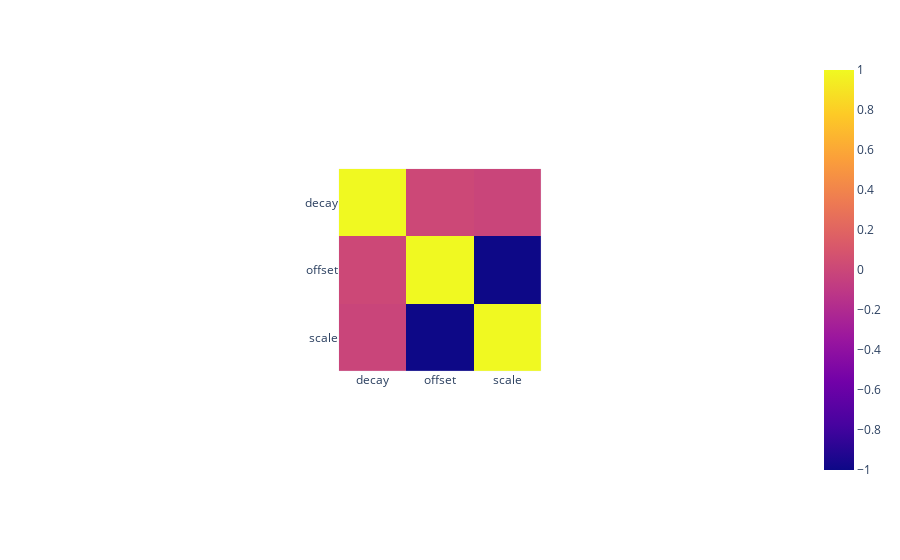

Notebook source saved alongside this figure:
### Code cell
px.imshow(corr)

### Figure 1 — Plotly figure (JSON) as saved in the notebook; plotly's stock layout.template omitted (floating-point values rounded to 4 significant figures)
{"data": [{"coloraxis": "coloraxis", "hovertemplate": "x: %{x}<br>y: %{y}<br>color: %{z}<extra></extra>", "name": "0", "type": "heatmap", "x": ["decay", "offset", "scale"], "xaxis": "x", "y": ["decay", "offset", "scale"], "yaxis": "y", "z": [[1, 0.01004, -0.01061], [0.01004, 1, -1.0], [-0.01061, -1.0, 1]]}], "layout": {"autosize": true, "coloraxis": {"colorscale": [[0, "#0d0887"], [0.1111, "#46039f"], [0.2222, "#7201a8"], [0.3333, "#9c179e"], [0.4444, "#bd3786"], [0.5556, "#d8576b"], [0.6667, "#ed7953"], [0.7778, "#fb9f3a"], [0.8889, "#fdca26"], [1, "#f0f921"]]}, "margin": {"t": 60}, "xaxis": {"anchor": "y", "autorange": true, "constrain": "domain", "domain": [0.3595, 0.6405], "range": [-0.5, 2.5], "scaleanchor": "y", "type": "category"}, "yaxis": {"anchor": "x", "autorange": true, "constrain": "domain", "domain": [0, 1], "range": [2.5, -0.5], "type": "category"}}}
